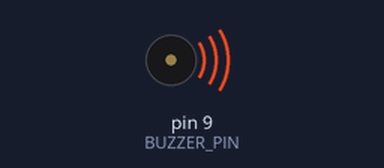
Simulated run of this sketch. Board: Arduino Uno, built with avr-gcc and run on an emulated ATmega328P. Parts: buzzer (waves = sounding).

Above: at 0.2 s.
Timing chart, 0 to 10.4 s (numbered marks = the images above):
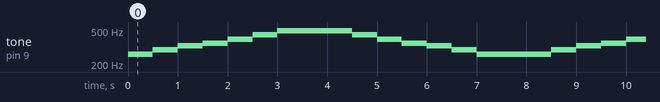

Measured:
- by itself, tone on pin 9 (BUZZER_PIN): repeats every 8.0 s: 293 Hz 0.50 s, 329 Hz 0.50 s, 349 Hz 0.50 s, 392 Hz 0.50 s, 440 Hz 0.50 s, 493 Hz 1.5 s, 440 Hz 0.50 s, 392 Hz 0.50 s, 349 Hz 0.50 s, 329 Hz 0.50 s, 293 Hz 0.50 s, 261 Hz 1.5 s

The sketch:

buzzer.ino
```cpp
const int BUZZER_PIN = 9;

float notes[] =
{
  261.63,
  293.66,
  329.63,
  349.23,
  392.00,
  440.00,
  493.88
};

void setup() {

  pinMode(BUZZER_PIN, OUTPUT);

}

void loop() {

  for (int i = 0; i <= 6; i++)
    {
      tone(BUZZER_PIN, notes[i]);
      delay(500);
    }

    delay(500);

    for (int i = 6; i >= 0; i--)
    {
      tone(BUZZER_PIN, notes[i]);
      delay(500);
    }

    delay(500);

}
```
